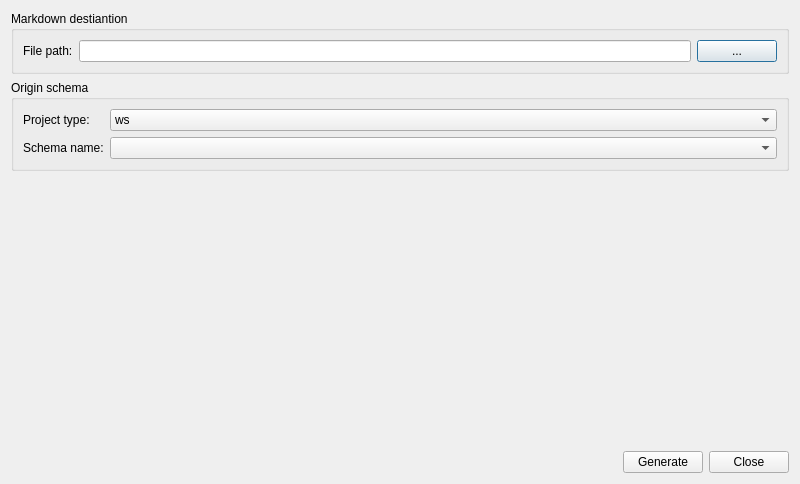
<?xml version="1.0" encoding="UTF-8"?>
<ui version="4.0">
 <class>dlg_admin_translation</class>
 <widget class="QDialog" name="dlg_admin_translation">
  <property name="geometry">
   <rect>
    <x>0</x>
    <y>0</y>
    <width>800</width>
    <height>484</height>
   </rect>
  </property>
  <property name="minimumSize">
   <size>
    <width>600</width>
    <height>0</height>
   </size>
  </property>
  <property name="baseSize">
   <size>
    <width>0</width>
    <height>0</height>
   </size>
  </property>
  <property name="windowTitle">
   <string>Dialog</string>
  </property>
  <layout class="QVBoxLayout" name="verticalLayout_2">
   <item>
    <widget class="QGroupBox" name="grp_markdown_destination">
     <property name="title">
      <string>Markdown destiantion</string>
     </property>
     <layout class="QVBoxLayout" name="verticalLayout">
      <item>
       <layout class="QHBoxLayout" name="horizontalLayout">
        <item>
         <widget class="QLabel" name="lb_path">
          <property name="text">
           <string>File path:</string>
          </property>
         </widget>
        </item>
        <item>
         <widget class="QLineEdit" name="txt_path"/>
        </item>
        <item>
         <widget class="QPushButton" name="btn_path">
          <property name="text">
           <string>...</string>
          </property>
         </widget>
        </item>
       </layout>
      </item>
     </layout>
    </widget>
   </item>
   <item>
    <widget class="QGroupBox" name="grp_origin_schema">
     <property name="title">
      <string>Origin schema</string>
     </property>
     <layout class="QFormLayout" name="formLayout">
      <item row="0" column="0">
       <layout class="QVBoxLayout" name="verticalLayout_5">
        <item>
         <widget class="QLabel" name="lbl_project_type">
          <property name="text">
           <string>Project type:</string>
          </property>
         </widget>
        </item>
        <item>
         <widget class="QLabel" name="lbl_schema_update">
          <property name="text">
           <string>Schema name:</string>
          </property>
         </widget>
        </item>
       </layout>
      </item>
      <item row="0" column="1">
       <layout class="QVBoxLayout" name="verticalLayout_3">
        <item>
         <widget class="QComboBox" name="cmb_projecttype">
          <item>
           <property name="text">
            <string>ws</string>
           </property>
          </item>
          <item>
           <property name="text">
            <string>ud</string>
           </property>
          </item>
         </widget>
        </item>
        <item>
         <widget class="QComboBox" name="cmb_schema"/>
        </item>
       </layout>
      </item>
     </layout>
    </widget>
   </item>
   <item>
    <widget class="QLabel" name="lbl_info">
     <property name="text">
      <string/>
     </property>
    </widget>
   </item>
   <item>
    <spacer name="verticalSpacer">
     <property name="orientation">
      <enum>Qt::Vertical</enum>
     </property>
     <property name="sizeHint" stdset="0">
      <size>
       <width>20</width>
       <height>40</height>
      </size>
     </property>
    </spacer>
   </item>
   <item>
    <layout class="QGridLayout" name="lyt_buttons">
     <item row="0" column="0">
      <spacer name="horizontalSpacer">
       <property name="orientation">
        <enum>Qt::Horizontal</enum>
       </property>
       <property name="sizeHint" stdset="0">
        <size>
         <width>40</width>
         <height>20</height>
        </size>
       </property>
      </spacer>
     </item>
     <item row="0" column="1">
      <widget class="QPushButton" name="btn_generate">
       <property name="text">
        <string>Generate</string>
       </property>
      </widget>
     </item>
     <item row="0" column="2">
      <widget class="QPushButton" name="btn_close">
       <property name="text">
        <string>Close</string>
       </property>
      </widget>
     </item>
    </layout>
   </item>
  </layout>
 </widget>
 <tabstops>
  <tabstop>btn_generate</tabstop>
  <tabstop>btn_close</tabstop>
 </tabstops>
 <resources/>
 <connections/>
</ui>
